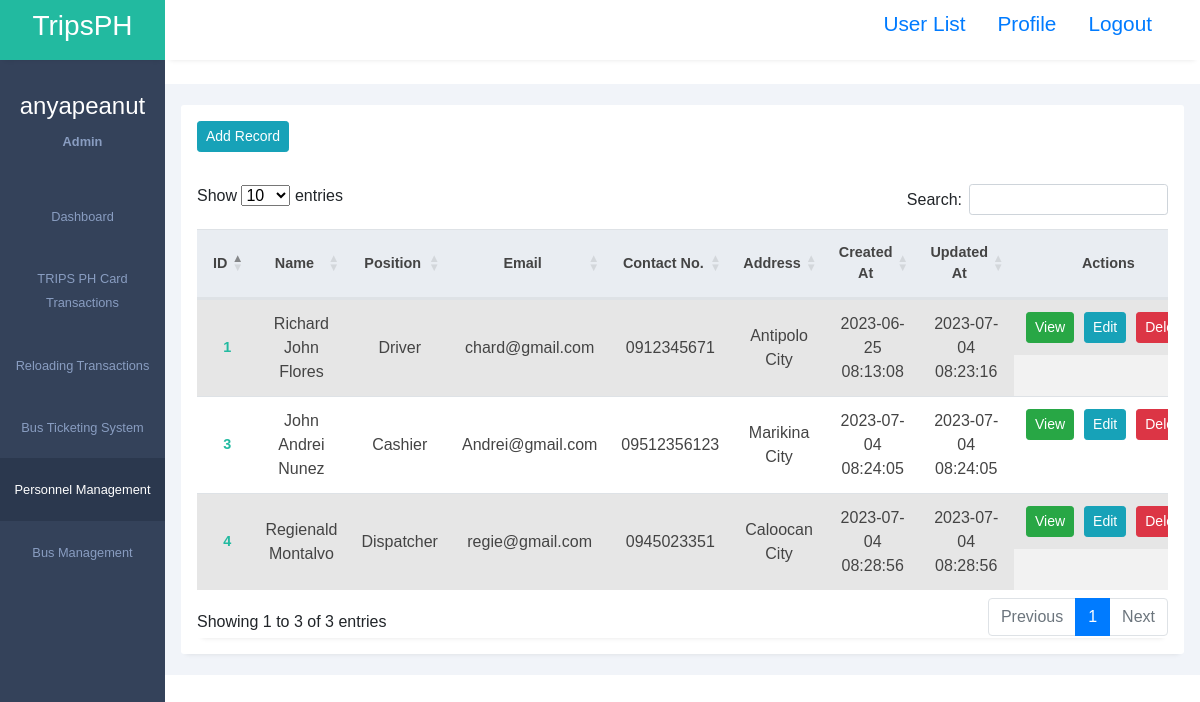
/admin/person_manage/personnel_management.php (signed in), run on the app's committed database.
### tables this page shows
CREATE TABLE `tbl_personnel` (
  `id` int(11) NOT NULL,
  `fullname` varchar(255) NOT NULL,
  `position` varchar(255) NOT NULL,
  `e_mail` varchar(255) NOT NULL,
  `contact` varchar(20) NOT NULL,
  `address` varchar(50) NOT NULL,
  `created_at` datetime DEFAULT current_timestamp(),
  `updated_at` datetime NOT NULL DEFAULT current_timestamp() ON UPDATE current_timestamp()
);

### admin/person_manage/personnel_management.php (the view, shortened to what this page needs)
<?php
require_once('../../admin/config.php');
?>
<!DOCTYPE html>
<html lang="en">
<head>
    <link rel="stylesheet" href="https://cdn.datatables.net/1.13.4/css/dataTables.bootstrap5.min.css" />
    <link rel="stylesheet" href="../../assets/bootstrap.min.css">
    <link rel="stylesheet" href="../../assets/styles1.css">
    <link rel="stylesheet" href="https://maxst.icons8.com/vue-static/landings/line-awesome/line-awesome/1.3.0/css/line-awesome.min.css">
</head>
<body>
    <div class="sidebar">
        <div class="side-header">
            <h3>T<span>ripsPH</span></h3>
        </div>
        <div class="side-content">
            <div class="profile">
                <h4>
                    <?php
                    if (isset($_SESSION['username'])) {
                        echo $_SESSION['username'];
                    } else {
                        echo 'Default Name';
                    }
                    ?>
                </h4>
                <small>
                    <?php
                    if (isset($_SESSION['user_role_id'])) {
                        $role = 'Default Role';
                        if ($_SESSION['user_role_id'] == 1) {
                            $role = 'Admin';
                        } elseif ($_SESSION['user_role_id'] == 2) {
                            $role = 'Editor';
                        } elseif ($_SESSION['user_role_id'] == 3) {
                            $role = 'User Only';
                        }
                        echo $role;
                    } else {
                        echo 'Default Role';
                    }
                    ?>
                </small>
            </div>
            <div class="side-menu">
                <ul>
                    <li>
                        <a href="../dashboard.php">
                            <small>Dashboard</small>
                        </a>
                    </li>
                    <li>
                        <a href="../rfid_transac/rfid_transac.php">
                            <small>TRIPS PH Card Transactions</small>
                        </a>
                    </li>
                    <li>
                        <a href="../card_transactions/card_transactions.php">
                            <small>Reloading Transactions</small>
                        </a>
                    </li>
                    <li>
                        <a href="../bus_ticketing_system/bus_ticket.php">
                            <small>Bus Ticketing System</small>
                        </a>
                    </li>
                    <li>
                        <a href="../person_manage/personnel_management.php" class="active">
                            <small>Personnel Management</small>
                        </a>
                    </li>
                    <li>
                        <a href="../bus_management/bus_management.php">
                            <small>Bus Management</small>
                        </a>
                    </li>
                </ul>
            </div>
        </div>
    </div>
    <div class="main-content">
        <header>
            <div class="header-content">
                <div class="header-menu">
                    <?php if (($_SESSION['user_role_id'] == 1) || $_SESSION['user_role_id'] == 2) { ?>
                        <label for="">
                            <a href="../adminuser/adminuser.php"><span>User List</span></a>
                        </label>
                    <?php } ?>
                    <label for="">
                        <a href="../adminuser/edit.php?id=<?php echo $_SESSION['id']; ?>"><span>Profile</span></a>
                    </label>
                    <label for="">
                        <a href="../logout.php"><span>Logout</span></a>
                    </label>
                </div>
        </header>>
        <main>
            <div class="page-content">
                <div class="records table-responsive">
                    <div class="record-header">
                        <div class="add">
                            <?php if (($_SESSION['user_role_id'] == 1) || $_SESSION['user_role_id'] == 2) { ?>
                                <a href="addrecord.php" class="btn btn-info btn-sm">Add Record</a>
                            <?php } else { ?>
                                <a class="btn btn-info btn-sm disabled">Add Record</a>
                            <?php } ?>
                        </div>
                    </div>
                    <div>
                        <div class="record-header">
                            <div class="records table-responsive">
                                <table id="example" class="table table-striped" style="width: 100%; text-align: center; vertical-align: middle;">
                                    <thead>
                                        <tr>
                                            <th style="text-align: center; vertical-align: middle;">ID</th>
                                            <th style="text-align: center; vertical-align: middle;">Name</th>
                                            <th style="text-align: center; vertical-align: middle;">Position</th>
                                            <th style="text-align: center; vertical-align: middle;">Email</th>
                                            <th style="text-align: center; vertical-align: middle;">Contact No.</th>
                                            <th style="text-align: center; vertical-align: middle;">Address</th>
                                            <th style="text-align: center; vertical-align: middle;">Created At</th>
                                            <th style="text-align: center; vertical-align: middle;">Updated At</th>
                                            <th style="text-align: center; vertical-align: middle;">Actions</th>
                                        </tr>
                                    </thead>
                                    <tbody>
                                        <?php
                                        $sql = "SELECT * FROM `tbl_personnel`";
                                        $result = mysqli_query($link, $sql);
                                        while ($row = mysqli_fetch_assoc($result)) {
                                        ?>
                                            <tr>
                                                <td style="text-align: center; vertical-align: middle;"><?php echo $row["id"] ?></td>
                                                <td style="text-align: center; vertical-align: middle;"><?php echo $row["fullname"] ?></td>
                                                <td style="text-align: center; vertical-align: middle;"><?php echo $row["position"] ?></td>
                                                <td style="text-align: center; vertical-align: middle;"><?php echo $row["e_mail"] ?></td>
                                                <td style="text-align: center; vertical-align: middle;"><?php echo $row["contact"] ?></td>
                                                <td style="text-align: center; vertical-align: middle;"><?php echo $row["address"] ?></td>
                                                <td style="text-align: center; vertical-align: middle;"><?php echo $row["created_at"] ?></td>
                                                <td style="text-align: center; vertical-align: middle;"><?php echo $row["updated_at"] ?></td>
                                                <td class="actions" style="text-align: center; vertical-align: middle;">
                                                    <a class="btn btn-success btn-sm" href="view.php?id=<?php echo $row["id"] ?>">View</a>
                                                    <?php if (($_SESSION['user_role_id'] == 1) || $_SESSION['user_role_id'] == 2) { ?>
                                                        <a class="btn btn-info btn-sm" href="edit.php?id=<?php echo $row["id"] ?>">Edit</a>
                                                        <?php if ($_SESSION['user_role_id'] <= 1) { ?>
                                                            <a class="btn btn-danger btn-sm" href="delete.php?id=<?php echo $row["id"] ?>">Delete</a>
                                                        <?php } ?>
                                                    <?php } ?>
                                                </td>
                                            </tr>
                                        <?php
                                        }
                                        ?>
                                    </tbody>
                                </table>
                            </div>
                        </div>
                    </div>
                </div>
            </div>
        </main>
    </div>
</body>
</html>

### assets/styles1.css (style rules this page uses)
:root { --main-color: #22baa0; --color-dark: #34425a; --text-grey: #b0b0b0; }
* { margin: 0; padding: 0; text-decoration: none; list-style-type: none; box-sizing: border-box; font-family: "Merriweather", sans-serif; }
.sidebar { position: fixed; height: 100%; width: 165px; left: 0; bottom: 0; top: 0; z-index: 100; background: var(--color-dark); transition: left 300ms; text-decoration: none; }
.side-header { box-shadow: 0px 5px 5px -5px rgb(0 0 0 /10%); background: var(--main-color); height: 60px; display: flex; justify-content: center; align-items: center; text-decoration: none; }
.side-header h3, side-head span { color: #fff; font-weight: 400; }
.side-content { height: calc(100vh - 60px); overflow: auto; text-decoration: none; }
.profile { text-align: center; padding: 2rem 0rem; }
.profile h4 { color: #fff; font-weight: 500; }
.profile small { color: #899dc1; font-weight: 600; }
.sidebar { overflow-y: auto; }
.side-menu ul { text-align: center; }
.side-menu a { display: block; padding: 1.2rem 0rem; }
.side-menu a.active { background: #2b384e; }
.side-menu a.active span, .side-menu a.active small { color: #fff; }
.side-menu a span, .side-menu a small { color: #899dc1; }
.main-content { margin-left: 165px; width: calc(100% - 165px); transition: margin-left 300ms; }
header { position: fixed; right: 0; top: 0; left: 165px; z-index: 100; height: 60px; box-shadow: 0px 5px 5px -5px rgb(0 0 0 /10%); background: #fff; transition: left 300ms; }
.header-content, .header-menu { display: flex; align-items: center; text-decoration: none; }
.header-content { justify-content: space-between; padding: 0rem 1rem; }
.header-content label:first-child span { font-size: 1.3rem; }
.header-content label { cursor: pointer; }
.header-menu { justify-content: flex-end; padding-top: 0.5rem; }
.header-menu label, .header-menu .notify-icon { margin-right: 2rem; position: relative; }
.header-menu label span, .notify-icon span:first-child { font-size: 1.3rem; }
main { margin-top: 60px; }
.page-content { padding: 1.3rem 1rem; background: #f1f4f9; }
.records { box-shadow: 0px 5px 5px -5px rgb(0 0 0 / 10%); background: #fff; border-radius: 3px; }
.record-header { padding: 1rem; display: flex; justify-content: space-between; align-items: center; }
.add, .browse { display: flex; align-items: center; }
.table-responsive { width: 100%; overflow: auto; }
table { border-collapse: collapse; }
table thead tr { background: #e9edf2; }
table thead th { padding: 1rem 0rem; text-align: left; color: #444; font-size: 0.9rem; }
table thead th:first-child { padding-left: 1rem; }
table tbody td { padding: 1rem 0rem; color: #444; }
table tbody td:first-child { padding-left: 1rem; color: var(--main-color); font-weight: 600; font-size: 0.9rem; }
table tbody tr { border-bottom: 1px solid #dee2e8; }
.actions { display: flex; justify-content: center; align-items: center; }
.actions a { display: inline-block; margin-right: 10px; }

### data on the page
tbl_personnel: id "1", fullname "Richard John Flores", position "Driver", e_mail "chard@gmail.com", contact "0912345671", address "Antipolo City", created_at "2023-06-25 08:13:08", updated_at "2023-07-04 08:23:16"
tbl_personnel: id "3", fullname "John Andrei Nunez", position "Cashier", e_mail "Andrei@gmail.com", contact "09512356123", address "Marikina City", created_at "2023-07-04 08:24:05", updated_at "2023-07-04 08:24:05"
tbl_personnel: id "4", fullname "Regienald Montalvo", position "Dispatcher", e_mail "regie@gmail.com", contact "0945023351", address "Caloocan City", created_at "2023-07-04 08:28:56", updated_at "2023-07-04 08:28:56"

### other printed values
$_SESSION['username'] "anyapeanut"
$role "Admin"
